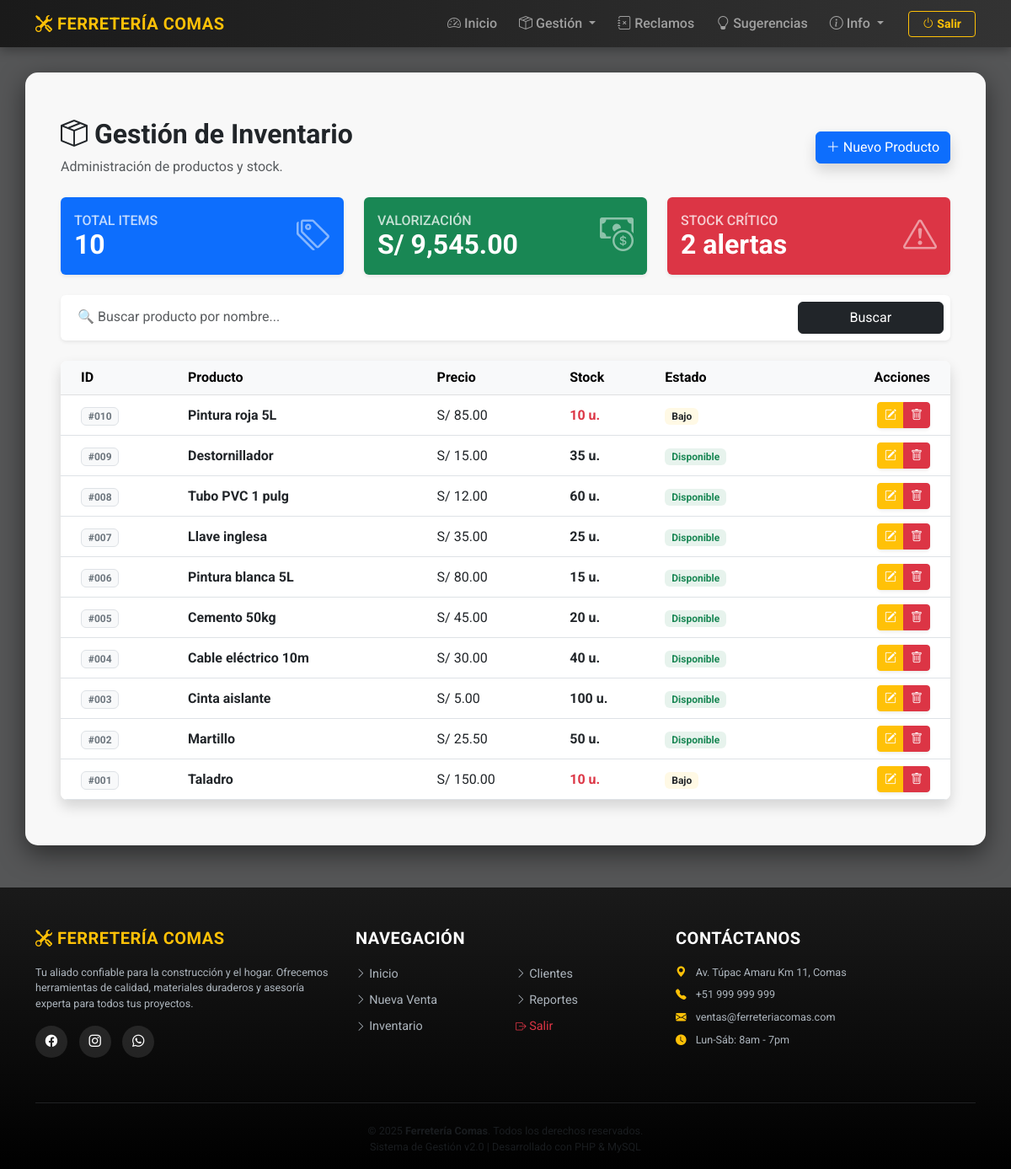
Page /views/productos.php (signed in) on the committed database.
### tables this page shows
CREATE TABLE `productos` (
  `id_producto` int(11) NOT NULL,
  `nombre` varchar(100) NOT NULL,
  `precio` decimal(10,2) NOT NULL,
  `stock` int(11) NOT NULL DEFAULT 0,
  `id_categoria` int(11) DEFAULT NULL
);

### models/producto.php (called while the page is built, shortened)
<?php
require_once __DIR__ . '/../config/conexion.php';
function listarProductos() {
    global $conexion;
    $sql = "SELECT * FROM productos ORDER BY id_producto DESC";
    $stmt = $conexion->query($sql);
    return $stmt->fetchAll(PDO::FETCH_ASSOC);
}
?>

### views/productos.php (the view, shortened to what this page needs)
<?php
require_once '../config/conexion.php';
require_once '../models/Producto.php';
include 'layout/header.php';
$todosProductos = listarProductos();
$busqueda = trim($_GET['q'] ?? '');
if ($busqueda !== "") {
    $productos = array_filter($todosProductos, function($p) use ($busqueda) {
        return stripos($p['nombre'], $busqueda) !== false;
    });
} else {
    $productos = $todosProductos;
}
$valorInventario = 0;
$stockBajo = 0;
foreach ($todosProductos as $p) {
    $valorInventario += ($p['precio'] * $p['stock']);
    if ($p['stock'] <= 10) $stockBajo++;
}
?>
<div class="container py-4">
    <div class="d-flex justify-content-between align-items-center mb-4">
        <div>
            <h2 class="fw-bold text-dark"><i class="bi bi-box-seam"></i> Gestión de Inventario</h2>
            <p class="text-muted mb-0">Administración de productos y stock.</p>
        </div>
        <button class="btn btn-primary shadow" onclick="abrirModalCrear()">
            <i class="bi bi-plus-lg"></i> Nuevo Producto
        </button>
    </div>
    <div class="row mb-4">
        <div class="col-md-4">
            <div class="card border-0 shadow-sm bg-primary text-white h-100">
                <div class="card-body d-flex justify-content-between align-items-center">
                    <div>
                        <h6 class="text-uppercase mb-0 opacity-75">Total Items</h6>
                        <h2 class="fw-bold mb-0"><?= count($todosProductos) ?></h2>
                    </div>
                    <i class="bi bi-tags fs-1 opacity-50"></i>
                </div>
            </div>
        </div>
        <div class="col-md-4">
            <div class="card border-0 shadow-sm bg-success text-white h-100">
                <div class="card-body d-flex justify-content-between align-items-center">
                    <div>
                        <h6 class="text-uppercase mb-0 opacity-75">Valorización</h6>
                        <h2 class="fw-bold mb-0">S/ <?= number_format($valorInventario, 2) ?></h2>
                    </div>
                    <i class="bi bi-cash-coin fs-1 opacity-50"></i>
                </div>
            </div>
        </div>
        <div class="col-md-4">
            <div class="card border-0 shadow-sm <?= $stockBajo > 0 ? 'bg-danger' : 'bg-secondary' ?> text-white h-100">
                <div class="card-body d-flex justify-content-between align-items-center">
                    <div>
                        <h6 class="text-uppercase mb-0 opacity-75">Stock Crítico</h6>
                        <h2 class="fw-bold mb-0"><?= $stockBajo ?> alertas</h2>
                    </div>
                    <i class="bi bi-exclamation-triangle fs-1 opacity-50"></i>
                </div>
            </div>
        </div>
    </div>
    <div class="card shadow-sm border-0 mb-4">
        <div class="card-body p-2">
            <form method="GET" class="row g-0">
                <div class="col-md-10">
                    <input type="text" name="q" class="form-control border-0" placeholder="🔍 Buscar producto por nombre..." value="<?= htmlspecialchars($busqueda) ?>">
                </div>
                <div class="col-md-2">
                    <button class="btn btn-dark w-100">Buscar</button>
                </div>
            </form>
        </div>
    </div>
    <div class="card shadow border-0 rounded-3 overflow-hidden">
        <div class="table-responsive">
            <table class="table table-hover align-middle mb-0">
                <thead class="table-light">
                    <tr>
                        <th class="ps-4">ID</th>
                        <th>Producto</th>
                        <th>Precio</th>
                        <th>Stock</th>
                        <th>Estado</th>
                        <th class="text-end pe-4">Acciones</th>
                    </tr>
                </thead>
                <tbody>
                    <?php if (empty($productos)): ?>
                        <tr><td colspan="6" class="text-center py-5 text-muted">No se encontraron productos.</td></tr>
                    <?php else: ?>
                        <?php foreach ($productos as $p): ?>
                            <tr>
                                <td class="ps-4">
                                    <span class="badge bg-light text-secondary border">#<?= str_pad($p['id_producto'], 3, '0', STR_PAD_LEFT) ?></span>
                                </td>
                                <td class="fw-bold text-dark">
                                    <?= htmlspecialchars($p['nombre']) ?>
                                </td>
                                <td>S/ <?= number_format($p['precio'], 2) ?></td>
                                <td>
                                    <span class="fw-bold <?= $p['stock'] <= 10 ? 'text-danger' : 'text-dark' ?>">
                                        <?= $p['stock'] ?> u.
                                    </span>
                                </td>
                                <td>
                                    <?php if ($p['stock'] == 0): ?>
                                        <span class="badge bg-danger bg-opacity-10 text-danger px-2">Agotado</span>
                                    <?php elseif ($p['stock'] <= 10): ?>
                                        <span class="badge bg-warning bg-opacity-10 text-dark px-2">Bajo</span>
                                    <?php else: ?>
                                        <span class="badge bg-success bg-opacity-10 text-success px-2">Disponible</span>
                                    <?php endif; ?>
                                </td>
                                <td class="text-end pe-4">
                                    <div class="btn-group shadow-sm" role="group">
                                        <button type="button" class="btn btn-sm btn-warning text-white"
                                                data-bs-toggle="tooltip" title="Editar"
                                                data-id="<?= $p['id_producto'] ?>"
                                                data-nombre="<?= htmlspecialchars($p['nombre']) ?>"
                                                data-precio="<?= $p['precio'] ?>"
                                                data-stock="<?= $p['stock'] ?>"
                                                onclick="abrirModalEditar(this)">
                                            <i class="bi bi-pencil-square"></i>
                                        </button>
                                        <button type="button" class="btn btn-sm btn-danger"
                                                data-bs-toggle="tooltip" title="Eliminar"
                                                onclick="confirmarEliminar(<?= $p['id_producto'] ?>, '<?= htmlspecialchars($p['nombre'], ENT_QUOTES) ?>')">
                                            <i class="bi bi-trash"></i>
                                        </button>
                                    </div>
                                </td>
                            </tr>
                        <?php endforeach; ?>
                    <?php endif; ?>
                </tbody>
            </table>
        </div>
    </div>
</div>
<?php include 'layout/footer.php'; ?>

### views/layout/header.php (shortened to what this page needs)
<!DOCTYPE html>
<html lang="es">
<head>
    <link href="https://cdn.jsdelivr.net/npm/bootstrap@5.3.0/dist/css/bootstrap.min.css" rel="stylesheet">
    <link href="https://cdn.jsdelivr.net/npm/bootstrap-icons@1.10.5/font/bootstrap-icons.css" rel="stylesheet">
</head>
<body>
<nav class="navbar navbar-expand-lg navbar-dark navbar-custom sticky-top">
    <div class="container">
        <a class="navbar-brand" href="dashboard.php">
            <i class="bi bi-tools"></i> FERRETERÍA COMAS
        </a>
        <div class="collapse navbar-collapse" id="menuPrincipal">
            <ul class="navbar-nav ms-auto align-items-center">
                <li class="nav-item">
                    <a class="nav-link" href="dashboard.php"><i class="bi bi-speedometer2"></i> Inicio</a>
                </li>
                <li class="nav-item dropdown">
                    <a class="nav-link dropdown-toggle" href="#" role="button" data-bs-toggle="dropdown">
                        <i class="bi bi-box-seam"></i> Gestión
                    </a>
                </li>
                <li class="nav-item">
                    <a class="nav-link" href="reclamos.php"><i class="bi bi-journal-x"></i> Reclamos</a>
                </li>
                <li class="nav-item">
                    <a class="nav-link" href="sugerencias.php"><i class="bi bi-lightbulb"></i> Sugerencias</a>
                </li>
                <li class="nav-item dropdown">
                    <a class="nav-link dropdown-toggle" href="#" role="button" data-bs-toggle="dropdown">
                        <i class="bi bi-info-circle"></i> Info
                    </a>
                </li>
                <li class="nav-item ms-lg-3">
                    <a class="btn btn-outline-warning btn-sm fw-bold px-3" href="../logout.php">
                        <i class="bi bi-power"></i> Salir
                    </a>
                </li>
            </ul>
        </div>
    </div>
</nav>
<div class="container main-container">

### views/layout/footer.php (shortened to what this page needs)
</div>
<footer class="footer-custom pt-5 pb-3">
    <div class="container">
        <div class="row">
            <div class="col-lg-4 mb-4">
                <h5 class="text-warning"><i class="bi bi-tools"></i> FERRETERÍA COMAS</h5>
                <p class="small">
                    Tu aliado confiable para la construcción y el hogar.
                    Ofrecemos herramientas de calidad, materiales duraderos y asesoría experta para todos tus proyectos.
                </p>
                <div class="mt-3">
                    <a href="#" class="social-btn"><i class="bi bi-facebook"></i></a>
                    <a href="#" class="social-btn"><i class="bi bi-instagram"></i></a>
                    <a href="#" class="social-btn"><i class="bi bi-whatsapp"></i></a>
                </div>
            </div>
            <div class="col-lg-4 mb-4">
                <h5>Navegación</h5>
                <div class="row">
                    <div class="col-6">
                        <a href="dashboard.php" class="footer-link"><i class="bi bi-chevron-right small"></i> Inicio</a>
                        <a href="ventas.php" class="footer-link"><i class="bi bi-chevron-right small"></i> Nueva Venta</a>
                        <a href="productos.php" class="footer-link"><i class="bi bi-chevron-right small"></i> Inventario</a>
                    </div>
                    <div class="col-6">
                        <a href="clientes.php" class="footer-link"><i class="bi bi-chevron-right small"></i> Clientes</a>
                        <a href="reportes/reporte_ventas.php" class="footer-link"><i class="bi bi-chevron-right small"></i> Reportes</a>
                        <a href="../logout.php" class="footer-link text-danger"><i class="bi bi-box-arrow-right small"></i> Salir</a>
                    </div>
                </div>
            </div>
            <div class="col-lg-4 mb-4">
                <h5>Contáctanos</h5>
                <ul class="list-unstyled small">
                    <li class="mb-2"><i class="bi bi-geo-alt-fill text-warning me-2"></i> Av. Túpac Amaru Km 11, Comas</li>
                    <li class="mb-2"><i class="bi bi-telephone-fill text-warning me-2"></i> +51 999 999 999</li>
                    <li class="mb-2"><i class="bi bi-envelope-fill text-warning me-2"></i> ventas@ferreteriacomas.com</li>
                    <li class="mb-0"><i class="bi bi-clock-fill text-warning me-2"></i> Lun-Sáb: 8am - 7pm</li>
                </ul>
            </div>
        </div>
        <hr class="border-secondary my-4">
        <div class="text-center small text-muted">
            &copy; <?= date('Y') ?> <strong>Ferretería Comas</strong>. Todos los derechos reservados.
            <br>
            Sistema de Gestión v2.0 | Desarrollado con PHP & MySQL
        </div>
    </div>
</footer>
</body>
</html>

### views/layout/header.php (style rules this page uses)
body { font-family: 'Roboto', sans-serif; background-color: #f4f6f9; background-image: url('https://images.unsplash.com/photo-1581235720704-06d3acfcb36f?ixlib=rb-4.0.3&auto=format&fit=crop&w=1920&q=80'); background-size: cover; background-position: center; background-attachment: fixed; min-height: 100vh; }
body::before { content: ''; position: fixed; top: 0; left: 0; right: 0; bottom: 0; background: rgba(0, 0, 0, 0.65); z-index: -1; }
.navbar-custom { background: linear-gradient(90deg, #1a1a1a 0%, #333333 100%); box-shadow: 0 4px 12px rgba(0,0,0,0.3); }
.navbar-brand { font-weight: 700; letter-spacing: 0.5px; color: #ffc107 !important; }
.nav-link { font-weight: 500; margin: 0 5px; transition: all 0.3s ease; }
.main-container { background-color: rgba(255, 255, 255, 0.96); border-radius: 15px; padding: 30px; margin-top: 30px; margin-bottom: 50px; box-shadow: 0 10px 30px rgba(0,0,0,0.5); min-height: 80vh; }

### views/layout/footer.php (style rules this page uses)
.footer-custom { background: linear-gradient(180deg, #1a1a1a 0%, #000000 100%); color: #adb5bd; font-size: 0.9rem; margin-top: 50px; }
.footer-custom h5 { color: #fff; font-weight: 700; margin-bottom: 1.2rem; letter-spacing: 0.5px; text-transform: uppercase; }
.footer-link { color: #adb5bd; text-decoration: none; transition: all 0.3s ease; display: block; margin-bottom: 0.6rem; }
.social-btn { width: 38px; height: 38px; display: inline-flex; align-items: center; justify-content: center; background: rgba(255,255,255,0.1); border-radius: 50%; color: #fff; margin-right: 10px; transition: all 0.3s; text-decoration: none; border: 1px solid transparent; }

### rows in the picture
productos: id_producto "010", nombre "Pintura roja 5L", precio "85.00", stock "10", shows "Bajo"
productos: id_producto "009", nombre "Destornillador", precio "15.00", stock "35", shows "Disponible"
productos: id_producto "008", nombre "Tubo PVC 1 pulg", precio "12.00", stock "60", shows "Disponible"
productos: id_producto "007", nombre "Llave inglesa", precio "35.00", stock "25", shows "Disponible"
productos: id_producto "006", nombre "Pintura blanca 5L", precio "80.00", stock "15", shows "Disponible"
productos: id_producto "005", nombre "Cemento 50kg", precio "45.00", stock "20", shows "Disponible"
productos: id_producto "004", nombre "Cable eléctrico 10m", precio "30.00", stock "40", shows "Disponible"
productos: id_producto "003", nombre "Cinta aislante", precio "5.00", stock "100", shows "Disponible"
productos: id_producto "002", nombre "Martillo", precio "25.50", stock "50", shows "Disponible"
productos: id_producto "001", nombre "Taladro", precio "150.00", stock "10", shows "Bajo"

### other values in the picture
count($todosProductos) "10"
$valorInventario "9,545.00"
$stockBajo "2"
